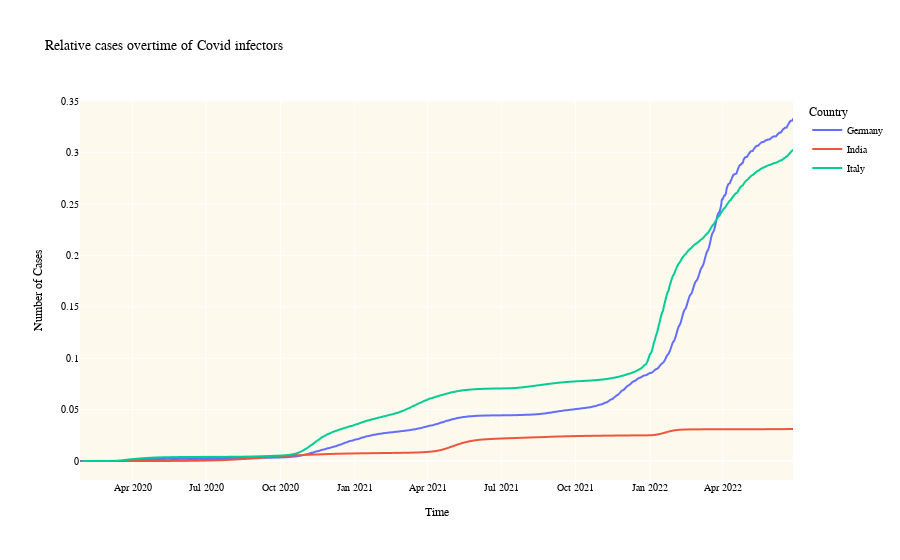

This figure's notebook cell:
### Code cell
df_my_list['total_normal_cases']=df_my_list['total_cases']/df_my_list['population']
fig=px.line(df_my_list, x="date", y="total_normal_cases", color = "location", title="Covid Cases")
fig.update_layout(
    title="Relative cases overtime of Covid infectors",
    xaxis_title="Time",
    yaxis_title="Number of Cases",
    legend_title="Country",
    plot_bgcolor="#fdf9ed",
    font=dict(
        family="verdana",
        size=10,
        color="black"
    )
)
# fig.write_image("Covid_Cases.png")
fig.show()

### Figure 1 — Plotly figure (JSON) as saved in the notebook; plotly's stock layout.template omitted (floating-point values rounded to 4 significant figures; data arrays with more than 128 entries replaced by an {"elided": "..."} marker saying what was removed)
{"data": [{"hovertemplate": "location=Germany<br>date=%{x}<br>total_normal_cases=%{y}<extra></extra>", "legendgroup": "Germany", "line": {"color": "#636efa", "dash": "solid"}, "marker": {"symbol": "circle"}, "mode": "lines", "name": "Germany", "showlegend": true, "type": "scattergl", "x": {"elided": "883 str values"}, "xaxis": "x", "y": {"elided": "883 float values"}, "yaxis": "y"}, {"hovertemplate": "location=India<br>date=%{x}<br>total_normal_cases=%{y}<extra></extra>", "legendgroup": "India", "line": {"color": "#EF553B", "dash": "solid"}, "marker": {"symbol": "circle"}, "mode": "lines", "name": "India", "showlegend": true, "type": "scattergl", "x": {"elided": "880 str values"}, "xaxis": "x", "y": {"elided": "880 float values"}, "yaxis": "y"}, {"hovertemplate": "location=Italy<br>date=%{x}<br>total_normal_cases=%{y}<extra></extra>", "legendgroup": "Italy", "line": {"color": "#00cc96", "dash": "solid"}, "marker": {"symbol": "circle"}, "mode": "lines", "name": "Italy", "showlegend": true, "type": "scattergl", "x": {"elided": "879 str values"}, "xaxis": "x", "y": {"elided": "879 float values"}, "yaxis": "y"}], "layout": {"font": {"color": "black", "family": "verdana", "size": 10}, "legend": {"title": {"text": "Country"}, "tracegroupgap": 0}, "plot_bgcolor": "#fdf9ed", "title": {"text": "Relative cases overtime of Covid infectors"}, "xaxis": {"anchor": "y", "domain": [0, 1], "title": {"text": "Time"}}, "yaxis": {"anchor": "x", "domain": [0, 1], "title": {"text": "Number of Cases"}}}}
